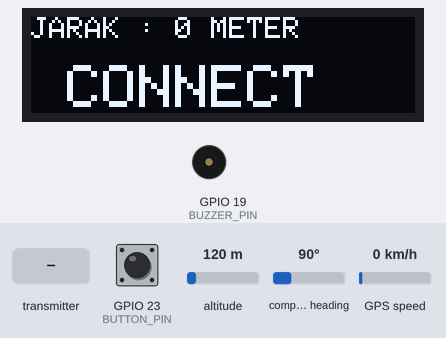
Bench run of a sketch on a simulated ESP32. Parts: 128×32 one-colour display, buzzer (waves = sounding, pin HIGH). The inputs (shaded band) are chosen by the test bench; at power-on: GPIO 23 (BUTTON_PIN) LOW, altitude 120 m, compass heading 90°, GPS speed 0 km/h. The GPS gets a fix after 3 s at 37.7749, -122.4194 with 8 satellites; what the sketch prints to the serial monitor is not drawn.

Above: at 1.6 s.
1.7 s: the transmitter starts sending button_htm = 1
At 2.5 s:
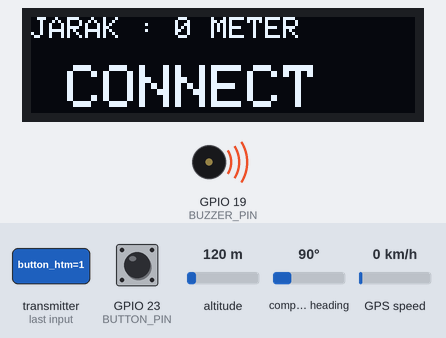
5.8 s: the transmitter starts sending lat_htm = 25
At 6.9 s:
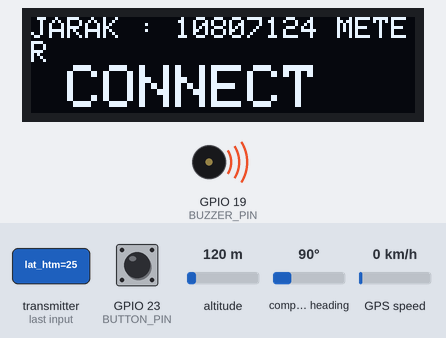
8.0 s: the transmitter starts sending lng_htm = 50
At 9.7 s:
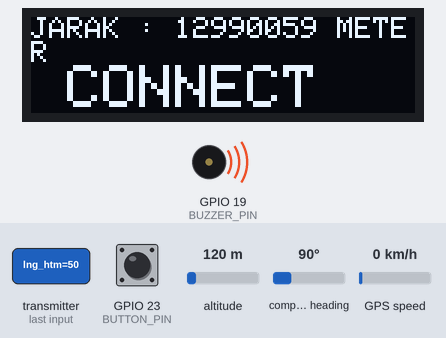
10.2 s: the transmitter starts sending lat_htm = 100
At 11.4 s:
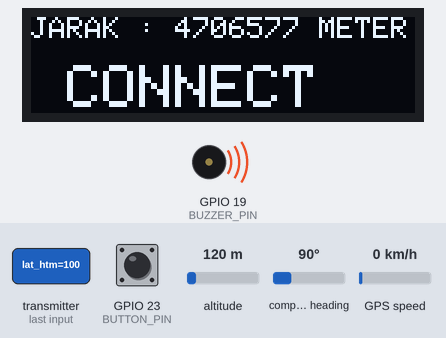
12.4 s: the transmitter starts sending lng_htm = 0
At 14.3 s:
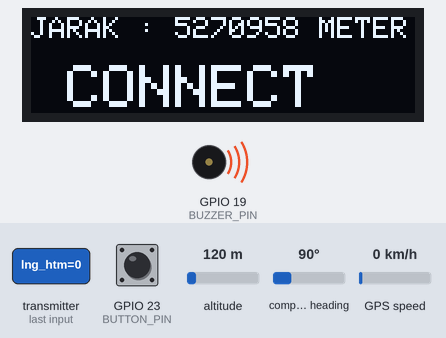
14.6 s: the transmitter starts sending button_htm = 0
At 15.9 s:
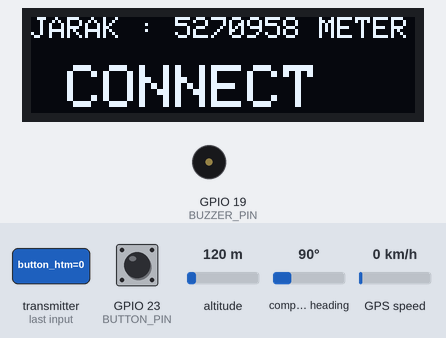
Timing chart, 0 to 17.1 s (numbered marks = the images above; inputs shaded):
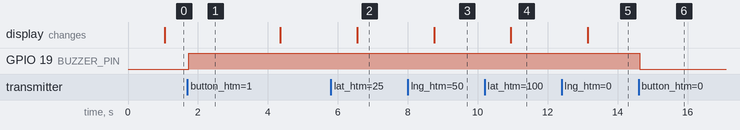

The sketch:

ESP_PUTIH_TEST.ino
```cpp
//////////////////////////////////////////////////////////////////// ESP-NOW
#include <esp_now.h>
#include <WiFi.h>

uint8_t broadcastAddress[] = {0xA0, 0xDD, 0x6C, 0x0F, 0xB0, 0x30}; // Ganti dengan MAC penerima

#pragma pack(push, 1)
typedef struct Data {
  bool button_htm;
  bool button_pth;
  double lat_htm;
  double lng_htm;
  int jarak;
} Variable;

#pragma pack(pop)

Variable send;
Variable receive;

bool BTN_State ;
//////////////////////////////////////////////////////////////////// OLED
#include <SPI.h>
#include <Wire.h>
#include <Adafruit_GFX.h>
#include <Adafruit_SSD1306.h>

#define SCREEN_WIDTH 128 // OLED display width, in pixels
#define SCREEN_HEIGHT 32 // OLED display height, in pixels

#define OLED_RESET     -1 // Reset pin # (or -1 if sharing Arduino reset pin)
#define SCREEN_ADDRESS 0x3C ///< See datasheet for Address; 0x3D for 128x64, 0x3C for 128x32
Adafruit_SSD1306 display(SCREEN_WIDTH, SCREEN_HEIGHT, &Wire, OLED_RESET);

//////////////////////////////////////////////////////////////////// GPS
#include <TinyGPS++.h>
#include <math.h>

#define RXD2 16
#define TXD2 17

double lat_pth ;
double lng_pth ;
double lat_htm_fix ;
double lng_htm_fix ;

#define GPS_BAUD 9600

TinyGPSPlus gps;

HardwareSerial gpsSerial(2);

/////////////////////////////////////////////////////////////////// LAIN
#define BUTTON_PIN 23
#define BUZZER_PIN 19

void DataSend(const uint8_t *mac_addr, esp_now_send_status_t status) {
  Serial.println(status == ESP_NOW_SEND_SUCCESS ? " CONNECT " : "NO CONNECT");

  display.clearDisplay();
  display.setTextSize(2);
  display.setTextColor(SSD1306_WHITE);
  display.setCursor(0, 16);

  // Tampilkan teks pada layar OLED
  display.println(status == ESP_NOW_SEND_SUCCESS ? " CONNECT " : "NO CONNECT");

  display.setTextSize(1);
  display.setTextColor(SSD1306_WHITE);
  display.setCursor(0, 0);
  display.print("JARAK : "); display.print(send.jarak); display.print(" METER");
  display.display();  // K
}

void DataReceive(const esp_now_recv_info* info, const uint8_t* incomingData, int len) {
  memcpy(&receive, incomingData, sizeof(receive));
  Serial.println();
  Serial.println("<<<<< Receive Data:");
  Serial.print("Bytes received: ");
  Serial.println(len);

  // Tidak perlu mendeklarasikan receive_rnd_val_1 dan receive_rnd_val_2 lagi
  Serial.println("Receive Data: ");
  Serial.println(receive.button_htm);  // Mengakses data langsung dari struct
  Serial.println(receive.lat_htm,7);  // Mengakses data langsung dari struct
  Serial.println(receive.lng_htm,7);
  lat_htm_fix = receive.lat_htm;
  lng_htm_fix = receive.lng_htm ;
  Serial.println(" ");
  digitalWrite(BUZZER_PIN, receive.button_htm);
}

double haversine(double lat_pth, double lng_pth, double lat_htm_fix, double lng_htm_fix) {
  // Konversi derajat ke radian
  lat_pth = lat_pth * (M_PI / 180.0);
  lng_pth = lng_pth * (M_PI / 180.0);
  lat_htm_fix = lat_htm_fix * (M_PI / 180.0);
  lng_htm_fix = lng_htm_fix * (M_PI / 180.0);

  // Selisih lintang dan bujur
  double delta_lat = lat_htm_fix - lat_pth;
  double delta_lon = lng_htm_fix - lng_pth;

  // Rumus Haversine
  double a = sin(delta_lat / 2) * sin(delta_lat / 2) + cos(lat_pth) * cos(lat_htm_fix) * sin(delta_lon / 2) * sin(delta_lon / 2);
  double c = 2 * atan2(sqrt(a), sqrt(1 - a));

  // Radius bumi dalam kilometer
  double R = 6371;  // Radius bumi dalam kilometer

  // Hitung jarak
  return R * c * 1000;  // Jarak dalam kilometer
}


void setup() {
  Serial.begin(115200);
  WiFi.mode(WIFI_STA);

  pinMode(BUZZER_PIN, OUTPUT);
  pinMode(BUTTON_PIN, INPUT_PULLDOWN);

  if (esp_now_init() != ESP_OK) {
    Serial.println("ESP-NOW Init failed");
    return;
  }

  if(!display.begin(SSD1306_SWITCHCAPVCC, SCREEN_ADDRESS)) {
    Serial.println(F("OLED GAGAL"));
    for(;;); // Don't proceed, loop forever
  }
//////////////////////////////////////////////////////////////////////////////////////////ESP-NOW
  esp_now_register_send_cb(DataSend);

  esp_now_peer_info_t peerInfo;
  memcpy(peerInfo.peer_addr, broadcastAddress, 6);
  peerInfo.channel = 0;
  peerInfo.encrypt = false;

  if (esp_now_add_peer(&peerInfo) != ESP_OK) {
    Serial.println("Failed to add peer");
    return;
  }

  esp_now_register_recv_cb(DataReceive);  // Callback yang sudah diperbarui

}

void loop() {

  BTN_State = 0;
  BTN_State = digitalRead(BUTTON_PIN);
  if(BTN_State == 1){
    send.button_pth = 1;
  }
  else {
    send.button_pth = 0;
  }

  unsigned long start = millis();
  while (millis() - start < 1000) {
    while (gpsSerial.available() > 0) {
      gps.encode(gpsSerial.read());
    }
  }
  if (gps.location.isUpdated()){
    Serial.print("LAT: ");
    Serial.println(gps.location.lat(), 6);
    Serial.print("LONG: ");
    Serial.println(gps.location.lng(), 6);
  }

  lat_pth = gps.location.lat();
  lng_pth = gps.location.lng();

  // lat_pth = -6.19991;
  // lng_pth = 106.816666;

  double distance = haversine(lat_pth, lng_pth, lat_htm_fix, lng_htm_fix);

  send.jarak = distance;

  esp_err_t result = esp_now_send(broadcastAddress, (uint8_t *)&send, sizeof(send));

  if (result == ESP_OK) {
    Serial.println("<<<<< Sent data successfully");
    Serial.println(send.button_pth);
    Serial.println(" ");
  } else {
    Serial.println("Error sending data");
  }
  delay(100);
}
```

Measured:
- after the input at 1.7 s, GPIO 19 (BUZZER_PIN): LOW → HIGH at once
- after the input at 5.8 s, the display: changes after 0.75 s (image 2)
- after the input at 8.0 s, the display: changes after 0.75 s (image 3)
- after the input at 10.2 s, the display: changes after 0.75 s (image 4)
- after the input at 12.4 s, the display: changes after 0.75 s (image 5)
- after the input at 14.6 s, GPIO 19 (BUZZER_PIN): HIGH → LOW at once
